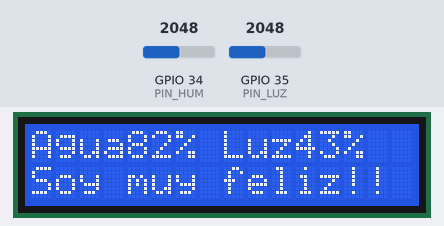
The sketch below on a simulated ESP32. On the bench: 16×2 character LCD. The inputs (shaded band) are chosen by the test bench; at power-on: GPIO 34 (PIN_HUM) = 2048, GPIO 35 (PIN_LUZ) = 2048 (analog values on the 0–4095 scale). What the sketch prints to the serial monitor is not drawn.

Above: at 1.6 s.
1.7 s: GPIO 34 (PIN_HUM) set to 2866
At 3.2 s:
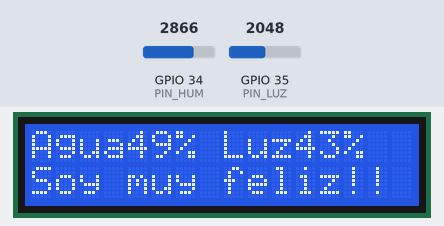
3.5 s: GPIO 35 (PIN_LUZ) set to 2866
At 4.8 s:
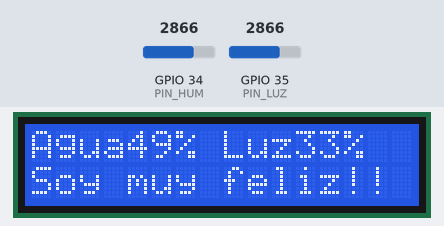
5.5 s: GPIO 34 (PIN_HUM) set to 3603
At 6.4 s:
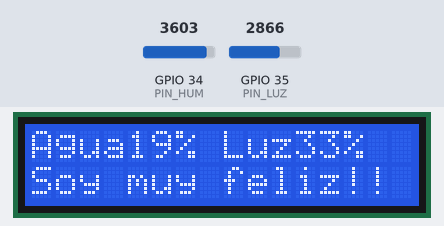
7.5 s: GPIO 35 (PIN_LUZ) set to 3603
At 9.1 s:
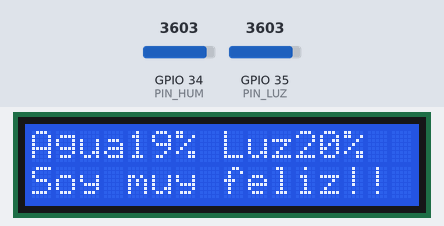
9.5 s: GPIO 34 (PIN_HUM) set to 4095
At 12.7 s:
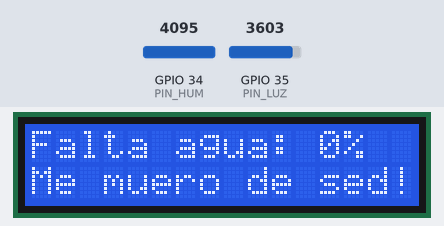
Timing chart, 0 to 14.2 s (numbered marks = the images above; inputs shaded):
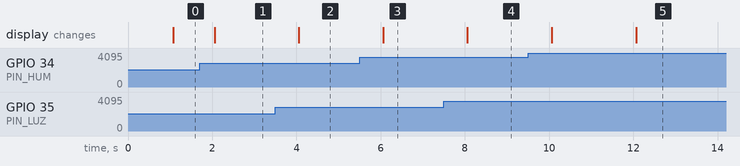

Measured:
- after the input at 1.7 s, the display: changes after 0.36 s (image 1)
- after the input at 3.5 s, the display: changes after 0.56 s (image 2)
- after the input at 5.5 s, the display: changes after 0.56 s (image 3)
- after the input at 7.5 s, the display: changes after 0.56 s (image 4)

The sketch:

MacetaInteligente_v3_backup.ino
```cpp
/*
  Maceta inteligente - ESP32 (version con USB, v3)
  Mide humedad de suelo y luz, estima la salud de la planta con reglas
  (sin IA generativa) y la muestra en un LCD 16x2 I2C.

  Conexiones: humedad AO -> D34, luz AO -> D35, LCD SDA -> D21, SCL -> D22.
  El "indice de salud" es una ESTIMACION por software, no una medicion directa.

  Cambios v2:
  - Agua y luz se evaluan por separado: si hay varios problemas a la vez,
    cada uno tiene su propia pantalla (antes la sed tapaba la luz).
  - Pantallas mas lentas (ajustables en T_MENSAJE, T_DATOS y T_SALUD).

  Cambios v3 (16/11/2026):
  - Luz en ESCALA LOGARITMICA (luzPorcentajeLog). La LDR responde de forma
    aproximadamente logaritmica a la luz; con el mapeo lineal la luz de dia,
    aunque fuera sombra o cielo nublado, quedaba siempre cerca de 100 %.
    Se reemplazan LUZ_OSCURO / LUZ_CLARO por LUZ_OSCURO_LOG / LUZ_CLARO_LOG.
    Mediciones de referencia (luz_raw): bombilla ~1650, sombra con luz
    reflejada ~1120, balcon nublado sin sol directo ~130, cielo abierto ~93.
*/
#include <Wire.h>
#include <LiquidCrystal_I2C.h>
#include <math.h>

// ===== Pines =====
const int PIN_HUM = 34;
const int PIN_LUZ = 35;

// ===== Calibracion (lecturas crudas medidas, ADC de 12 bits) =====
// Ambos sensores bajan su valor cuando hay mas agua / mas luz.
const int HUM_SECO   = 4095;   // sonda al aire
const int HUM_HUMEDO = 1620;   // dientes de la sonda en agua

// Luz con escala logaritmica (ver luzPorcentajeLog)
const int LUZ_OSCURO_LOG = 4000;  // casi oscuro = 0 %. No usar 4095 (division entre 0)
const int LUZ_CLARO_LOG  = 30;    // PROVISIONAL: sol directo estimado = 100 %.
                                  // Medir un dia soleado: sensor al sol directo y anotar el luz_raw mas bajo

// ===== Umbrales (en porcentaje) =====
const int UMBRAL_SED       = 30;
const int UMBRAL_EXCESO    = 85;
const int UMBRAL_POCA_LUZ  = 20;
const int UMBRAL_MUCHA_LUZ = 90;
const int UMBRAL_ESTRES    = 70;   // indice de salud por debajo de esto = estresada
const int SALTO_RIEGO      = 15;   // subida de humedad que cuenta como riego

// ===== Tiempo =====
const unsigned long MS_POR_HORA = 3600000UL;  // real. Para probar rapido: 1000UL (1 hora = 1 segundo)
const int HORAS_GRACIA      = 24;
const int PERDIDA_POR_HORA  = 2;
const unsigned long T_MUESTRA   = 1000;       // leer sensores cada 1 s
const unsigned long T_RIEGO     = 10000;      // ventana para detectar riego
const unsigned long T_CONFIRMAR = 5000;       // un cambio debe durar 5 s para mostrarse

// Cuanto dura cada pantalla (en milisegundos)
const unsigned long T_MENSAJE = 15000;   // cada aviso o mensaje de la planta
const unsigned long T_DATOS   = 10000;   // porcentajes de agua y luz
const unsigned long T_SALUD   = 8000;    // salud y horas sin regar

// ===== Personalidad: 0 dramatica, 1 calmada, 2 graciosa =====
const int PERSONALIDAD = 0;

enum { SED, ENCHARCADA, POCA_LUZ, MUCHA_LUZ, FELIZ, ESTRESADA };

// Sin acentos ni enie (el LCD no los muestra) y maximo 16 caracteres
const char* const FRASES[3][6] = {
  { "Me muero de sed!", "Me ahogo! Basta!", "Esta muy oscuro!", "Me quemo al sol!", "Soy muy feliz!!", "Me siento mal..." },
  { "Riego, por favor", "Mucha agua hoy",   "Busco mas luz",    "Mucho sol hoy",    "Todo en orden",   "Necesito cuidado" },
  { "Un traguito pls",  "Piscina privada!", "Prende la luz!",   "Modo bronceado!",  "Vida de planta!", "Dia dificil..." }
};

LiquidCrystal_I2C *lcd = nullptr;

int hRaw = 0, lRaw = 0, hPct = 0, lPct = 0, indice = 100;
int estadoActual = FELIZ;            // estado principal (para el monitor serie y el dashboard)
int alertas[3];                      // avisos activos (valores del enum)
int nAlertas = 1;
unsigned long tUltimoRiego = 0, tUltimaMuestra = 0, tRef = 0, tPantalla = 0;
int hRef = 0;
int pantalla = 0;
char cacheLinea[2][17];

// Confirmacion de cambios: 0 = agua, 1 = luz, 2 = estres
int dbActual[3] = {0, 0, 0};
int dbCandidato[3] = {0, 0, 0};
unsigned long dbTiempo[3] = {0, 0, 0};

// ---------- Lectura ----------
int leerPromedio(int pin) {
  long suma = 0;
  for (int i = 0; i < 10; i++) {
    suma += analogRead(pin);
    delay(2);
  }
  return suma / 10;
}

int aPorcentaje(int raw, int valorCero, int valorCien) {
  return constrain(map(raw, valorCero, valorCien, 0, 100), 0, 100);
}

// Luz en escala logaritmica.
// El modulo es un divisor: la LDR va a GND y una R fija a 3V3, asi que
// raw / (4095 - raw) es proporcional a la resistencia de la LDR (la R fija
// se cancela). El porcentaje se calcula sobre el logaritmo de esa resistencia.
float rRelLuz(int raw) {
  return (float)raw / (4095.0f - raw);
}

int luzPorcentajeLog(int raw) {
  raw = constrain(raw, LUZ_CLARO_LOG, LUZ_OSCURO_LOG);
  float total = logf(rRelLuz(LUZ_OSCURO_LOG) / rRelLuz(LUZ_CLARO_LOG));
  float pct   = 100.0f * logf(rRelLuz(LUZ_OSCURO_LOG) / rRelLuz(raw)) / total;
  return constrain((int)roundf(pct), 0, 100);
}

// ---------- Indice de salud estimado ----------
int puntajeHum(int h) {
  if (h < 40) return h * 100 / 40;
  if (h > 75) return (100 - h) * 100 / 25;
  return 100;
}

int puntajeLuz(int l) {
  if (l < 30) return l * 100 / 30;
  if (l > 80) return (100 - l) * 100 / 20;
  return 100;
}

int puntajeTiempo(unsigned long horas) {
  if (horas <= (unsigned long)HORAS_GRACIA) return 100;
  long p = 100 - (long)(horas - HORAS_GRACIA) * PERDIDA_POR_HORA;
  return p < 0 ? 0 : (int)p;
}

// humedad 50 %, luz 30 %, tiempo desde el riego 20 %
int calcularIndice(int h, int l, unsigned long horas) {
  return (50 * puntajeHum(h) + 30 * puntajeLuz(l) + 20 * puntajeTiempo(horas)) / 100;
}

// ---------- Reglas ----------
int categoriaAgua(int h) {   // 0 bien, 1 seca, 2 encharcada
  if (h < UMBRAL_SED) return 1;
  if (h > UMBRAL_EXCESO) return 2;
  return 0;
}

int categoriaLuz(int l) {    // 0 bien, 1 poca, 2 mucha
  if (l < UMBRAL_POCA_LUZ) return 1;
  if (l > UMBRAL_MUCHA_LUZ) return 2;
  return 0;
}

// Un valor nuevo solo se acepta si se mantiene T_CONFIRMAR ms
int confirmar(int i, int nuevo) {
  if (nuevo == dbActual[i]) { dbCandidato[i] = nuevo; return dbActual[i]; }
  if (nuevo != dbCandidato[i]) { dbCandidato[i] = nuevo; dbTiempo[i] = millis(); return dbActual[i]; }
  if (millis() - dbTiempo[i] >= T_CONFIRMAR) dbActual[i] = nuevo;
  return dbActual[i];
}

// Junta los avisos activos. El de estres solo aparece si no hay otro.
void construirAlertas(int agua, int luz, int estres) {
  nAlertas = 0;
  if (agua == 1) alertas[nAlertas++] = SED;
  if (agua == 2) alertas[nAlertas++] = ENCHARCADA;
  if (luz == 1) alertas[nAlertas++] = POCA_LUZ;
  if (luz == 2) alertas[nAlertas++] = MUCHA_LUZ;
  if (nAlertas == 0) alertas[nAlertas++] = estres ? ESTRESADA : FELIZ;
  estadoActual = alertas[0];
}

const char* estadoAgua(int h) {
  if (h < UMBRAL_SED) return "SECA";
  if (h > UMBRAL_EXCESO) return "MUCHA";
  return "OK";
}

const char* estadoLuz(int l) {
  if (l < UMBRAL_POCA_LUZ) return "BAJA";
  if (l > UMBRAL_MUCHA_LUZ) return "ALTA";
  return "OK";
}

// ---------- LCD ----------
void linea(int fila, const char* texto) {
  char buf[17];
  snprintf(buf, sizeof(buf), "%-16s", texto);
  if (strcmp(buf, cacheLinea[fila]) == 0) return;
  strcpy(cacheLinea[fila], buf);
  if (lcd) {
    lcd->setCursor(0, fila);
    lcd->print(buf);
  }
}

// Linea de arriba: que le falta o le sobra, con su porcentaje
void armarLinea0(int estado, char* buf) {
  switch (estado) {
    case SED:        snprintf(buf, 17, "Falta agua: %d%%", hPct); break;
    case ENCHARCADA: snprintf(buf, 17, "Exceso agua:%d%%", hPct); break;
    case POCA_LUZ:   snprintf(buf, 17, "Falta luz: %d%%", lPct); break;
    case MUCHA_LUZ:  snprintf(buf, 17, "Exceso luz: %d%%", lPct); break;
    default:         snprintf(buf, 17, "Agua%d%% Luz%d%%", hPct, lPct); break;
  }
}

// Pantallas: un mensaje por cada aviso activo, luego datos, luego salud
void dibujar() {
  unsigned long ahora = millis();
  int total = nAlertas + 2;
  if (pantalla >= total) pantalla = 0;

  unsigned long duracion = T_SALUD;
  if (pantalla < nAlertas) duracion = T_MENSAJE;
  else if (pantalla == nAlertas) duracion = T_DATOS;

  if (ahora - tPantalla >= duracion) {
    pantalla = (pantalla + 1) % total;
    tPantalla = ahora;
  }

  char b[17];
  unsigned long horas = (ahora - tUltimoRiego) / MS_POR_HORA;
  if (horas > 999) horas = 999;

  if (pantalla < nAlertas) {
    armarLinea0(alertas[pantalla], b);
    linea(0, b);
    linea(1, FRASES[PERSONALIDAD][alertas[pantalla]]);
  } else if (pantalla == nAlertas) {
    snprintf(b, sizeof(b), "Agua:%3d%% %s", hPct, estadoAgua(hPct));
    linea(0, b);
    snprintf(b, sizeof(b), "Luz :%3d%% %s", lPct, estadoLuz(lPct));
    linea(1, b);
  } else {
    snprintf(b, sizeof(b), "Salud: %d%%", indice);
    linea(0, b);
    snprintf(b, sizeof(b), "Sin regar: %luh", horas);
    linea(1, b);
  }
}

// ---------- Arranque ----------
void setup() {
  Serial.begin(115200);
  Wire.begin(21, 22);
  analogReadResolution(12);

  uint8_t dir = 0;
  for (uint8_t a = 1; a < 127; a++) {
    Wire.beginTransmission(a);
    if (Wire.endTransmission() == 0 && (a == 0x27 || a == 0x3F)) dir = a;
  }
  if (dir) {
    lcd = new LiquidCrystal_I2C(dir, 16, 2);
    lcd->init();
    lcd->backlight();
  } else {
    Serial.println("No encontre el LCD: revisa 5V, GND, SDA y SCL");
  }

  linea(0, "Maceta lista");
  linea(1, "Leyendo...");

  alertas[0] = FELIZ;
  hRaw = leerPromedio(PIN_HUM);
  hRef = aPorcentaje(hRaw, HUM_SECO, HUM_HUMEDO);
  tUltimoRiego = millis();   // al encender se asume planta recien regada
  tRef = millis();
  tPantalla = millis();
  Serial.println("hum_raw,luz_raw,hum_pct,luz_pct,indice,estado");
}

void loop() {
  unsigned long ahora = millis();
  if (ahora - tUltimaMuestra < T_MUESTRA) return;
  tUltimaMuestra = ahora;

  hRaw = leerPromedio(PIN_HUM);
  lRaw = leerPromedio(PIN_LUZ);
  hPct = aPorcentaje(hRaw, HUM_SECO, HUM_HUMEDO);
  lPct = luzPorcentajeLog(lRaw);   // v3: escala logaritmica

  // Riego = la humedad sube SALTO_RIEGO puntos o mas dentro de la ventana
  if (ahora - tRef >= T_RIEGO) {
    if (hPct - hRef >= SALTO_RIEGO) tUltimoRiego = ahora;
    hRef = hPct;
    tRef = ahora;
  }

  unsigned long horas = (ahora - tUltimoRiego) / MS_POR_HORA;
  indice = calcularIndice(hPct, lPct, horas);

  int agua = confirmar(0, categoriaAgua(hPct));
  int luz = confirmar(1, categoriaLuz(lPct));
  int estres = confirmar(2, indice < UMBRAL_ESTRES ? 1 : 0);
  construirAlertas(agua, luz, estres);

  Serial.printf("%d,%d,%d,%d,%d,%d\n", hRaw, lRaw, hPct, lPct, indice, estadoActual);
  dibujar();
}
```
